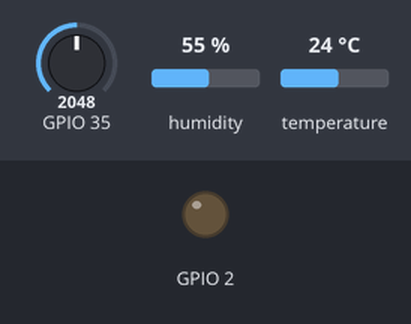
Recording of a sketch running on a simulated ESP32. Shown: output pins drawn as LEDs (lit = HIGH). Inputs (shaded band) come from the test bench; at power-on: GPIO 35 = 2048, humidity 55 %, temperature 24 °C. WiFi joins after 1.5 s; servers stay silent unless stated; what the sketch prints to the serial monitor is not drawn.

Above: at 7.4 s.
7.5 s: GPIO 35 set to 10
At 12.6 s:
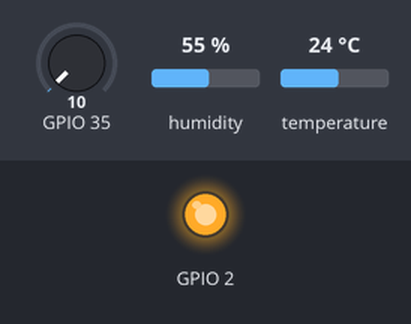
Timing chart, 0 to 20.3 s (numbered marks = the images above; inputs shaded):
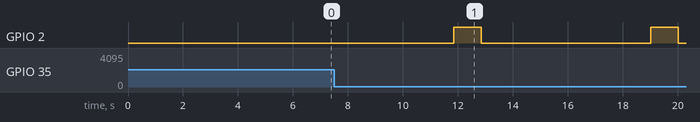

The sketch:

codigo.ino
```cpp
#include <WiFi.h>
#include "FirebaseESP32.h"
#include "FirebaseJson.h"
#include "DHT.h"
#include <Adafruit_Sensor.h>

// Datos de conexion  a base de datos y a internet.
#define FIREBASE_HOST ""
#define FIREBASE_AUTH ""
#define WIFI_SSID ""
#define WIFI_PASSWORD ""

// Pin sensor DHT11
#define DHTPIN 4
#define DHTTYPE DHT11


// Inicializa la base de datos
FirebaseData firebaseData;
String ruta = "/sensor1";


DHT dht(DHTPIN, DHTTYPE);
void setup()
{
 //  Salidas y entradas por sensor y actuador.
 pinMode(2,OUTPUT);
pinMode(35,INPUT);

 // Inicializar .
   Serial.begin(115200);
  Serial.println();
  Serial.println();
 dht.begin();


  WiFi.begin(WIFI_SSID, WIFI_PASSWORD);
  Serial.print("Conectado al Wi-Fi");
  while (WiFi.status() != WL_CONNECTED)
  {
    Serial.print(".");
    delay(300);
  }
  Serial.println();
  Serial.print("Conectado con IP: ");
  Serial.println(WiFi.localIP());
  Serial.println();

  Firebase.begin(FIREBASE_HOST, FIREBASE_AUTH);
  Firebase.reconnectWiFi(true);

  while(true){
    // Lectura se sensor FC-28
    float humedadsuelo = analogRead(35);
   // si la tierra es seca se enciende el actuador dado por el pin . Espera dos segundos y vuelve a realizar el monitoreo .
if(humedadsuelo<50){
  digitalWrite(2,HIGH);
  delay(1000);
  digitalWrite(2,LOW);
  delay(1000);

  }
   // Se hacen las respectivas medidas  de humedad y temperatura.

    float humedad = dht.readHumidity();
    float temperatura = dht.readTemperature();

   // Se comprueba si  funciona el sensor DHT 11

   if (isnan(humedad) || isnan(temperatura)) {

    humedad = 0 ;
    temperatura = 0 ;
  }
  // Imprime  el valor de los sensores , antes del envio .
    Serial.println(humedad);
    Serial.println(temperatura);
    Serial.println(humedadsuelo);

  //  push JSON para poner los datos en la  ESP32

  String JSONdata = "{\"sensora\":" + String(humedad) +", \"sensorb\":"+ String(temperatura) +", \"sensorc\":\""+ String(humedadsuelo) + "\"}";
  Firebase.pushJSON(firebaseData, ruta + "/", JSONdata);


  delay(5000);
  }
}

void loop()
{
  //----------------------------------------------
  //--------------Medida de datos-------------
  //----------------------------------------------
float humedad = dht.readHumidity();
float temperatura = dht.readTemperature();
 // Stream de datos.
Firebase.readStream(firebaseData);
if (firebaseData.streamAvailable())
  {
      Serial.println(firebaseData.stringData()); // El tipo de dato debe coincidir con el dato cargado en la nube
      delay(50);                                 // El delay es para que solo se haga una lectura, caso contrario repetira la lectura varias veces,
  }                                              // Si el loop es mas largo, no se requiere este delay.
}
```

Measured:
- after the input at 7.5 s, GPIO 2: alternates HIGH for 1.0 s and LOW for 6.2 s, starting after 4.4 s
